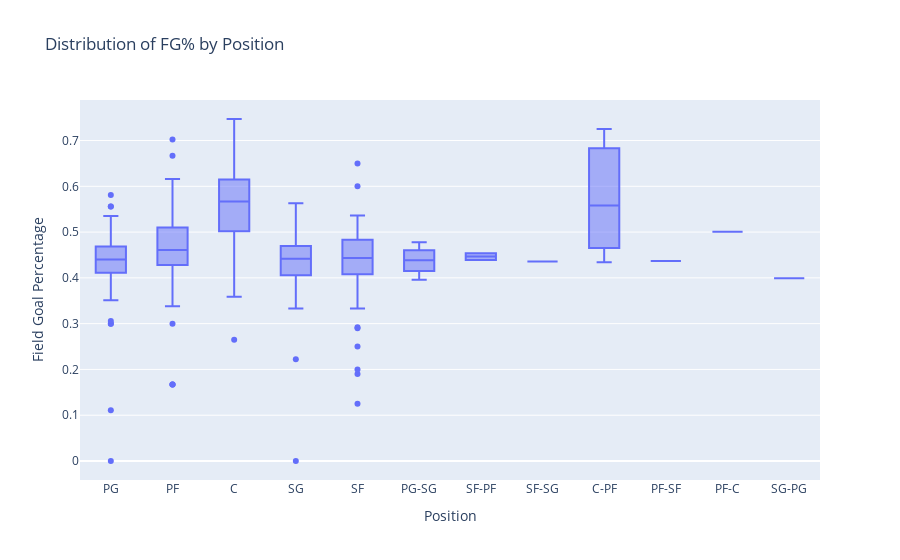

Notebook cell for this chart:
### Code cell
fig = px.box(SS, x='slugPosition', y='pctFG', 
             title='Distribution of FG% by Position',
             labels={'slugPosition': 'Position', 'pctFG': 'Field Goal Percentage'},
             hover_data=['namePlayer'])
fig.show()

### Figure 1 — Plotly figure (JSON) as saved in the notebook; plotly's stock layout.template omitted (floating-point values rounded to 4 significant figures; data arrays with more than 128 entries replaced by an {"elided": "..."} marker saying what was removed)
{"data": [{"alignmentgroup": "True", "customdata": {"elided": "478x1 str values"}, "hovertemplate": "Position=%{x}<br>Field Goal Percentage=%{y}<br>namePlayer=%{customdata[0]}<extra></extra>", "legendgroup": "", "marker": {"color": "#636efa"}, "name": "", "notched": false, "offsetgroup": "", "orientation": "v", "showlegend": false, "type": "box", "x": {"elided": "478 str values"}, "x0": " ", "xaxis": "x", "y": {"elided": "478 float values"}, "y0": " ", "yaxis": "y"}], "layout": {"boxmode": "group", "legend": {"tracegroupgap": 0}, "title": {"text": "Distribution of FG% by Position"}, "xaxis": {"anchor": "y", "domain": [0, 1], "title": {"text": "Position"}}, "yaxis": {"anchor": "x", "domain": [0, 1], "title": {"text": "Field Goal Percentage"}}}}
